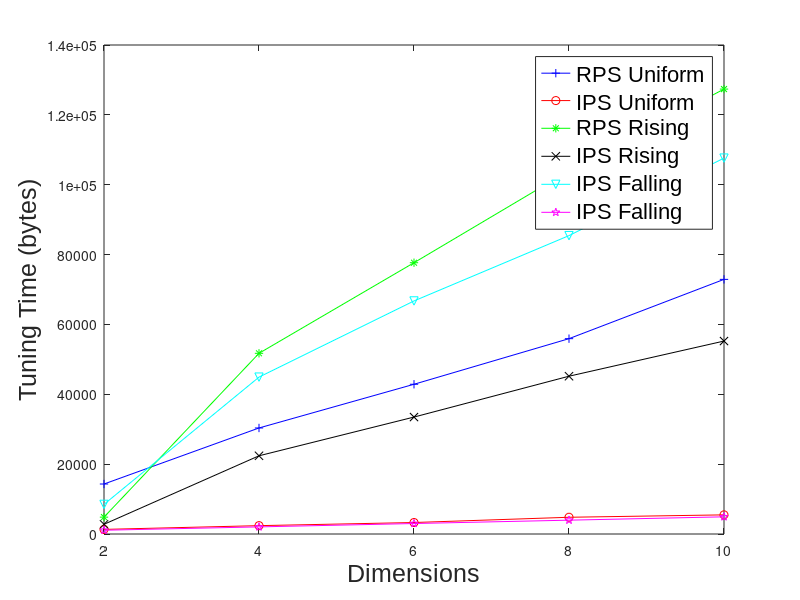

MATLAB code to generate this figure:
x=[2 4 6 8 10]

%P-B uniform
y1=[
    14312 
    30356 
    42868 
    55924 
    72900 
]

%I-B uniform
y2=[
    1320 
    2392 
    3288 
    4792 
    5480 
]

%P-B rising
y3=[
    4828 
    51732 
    77668 
    103988 
    127380 
]

%I-B rising
y4=[
    2776 
    22392 
    33480 
    45176 
    55240 
]

%P-B falling
y5=[
    8484 
    44916 
    66724 
    85428 
    107620 
]

%I-B falling
y6=[
    1080 
    2040 
    3000 
    3960 
    4920 
]

%plot(x, y1, 'b-+', x, y2, 'r-o', x, y3, 'g-*', x, y4, 'k-x', x, y5, 'c-v', x, y6, 'm-p');
%ylabel('Tuning Time (bytes)');
%xlabel('Dimensions');
%legend('P-B Uniform', 'I-B Uniform', 'P-B Rising', 'I-B Rising', 'P-B Falling', 'I-B Falling', 'location', 'NorthWest');
%axis tight
%set(gca, 'XTick', x)
%title('Execution Time vs Image Size');
%print -deps execution_time.eps

figure1 = figure;
axes1 = axes('Parent',figure1,'FontSize',18,'FontName','Arial');
plot1 = plot(x,[y1, y2, y3, y4, y5, y6],'Parent',axes1);
set(plot1(1),'Marker','+','Color','b','DisplayName','RPS Uniform');
set(plot1(2),'Marker','o','Color','r','DisplayName','IPS Uniform');
set(plot1(3),'Marker','*','Color','g','DisplayName','RPS Rising');
set(plot1(4),'Marker','x','Color','k','DisplayName','IPS Rising');
set(plot1(5),'Marker','v','Color','c','DisplayName','IPS Falling');
set(plot1(6),'Marker','p','Color','m','DisplayName','IPS Falling');

ylabel('Tuning Time (bytes)','FontSize',18,'FontName','Arial');
xlabel('Dimensions','FontSize',18,'FontName','Arial');

legend1 = legend(axes1,'show');
set(legend1, 'FontName','Arial', 'FontSize', 16);